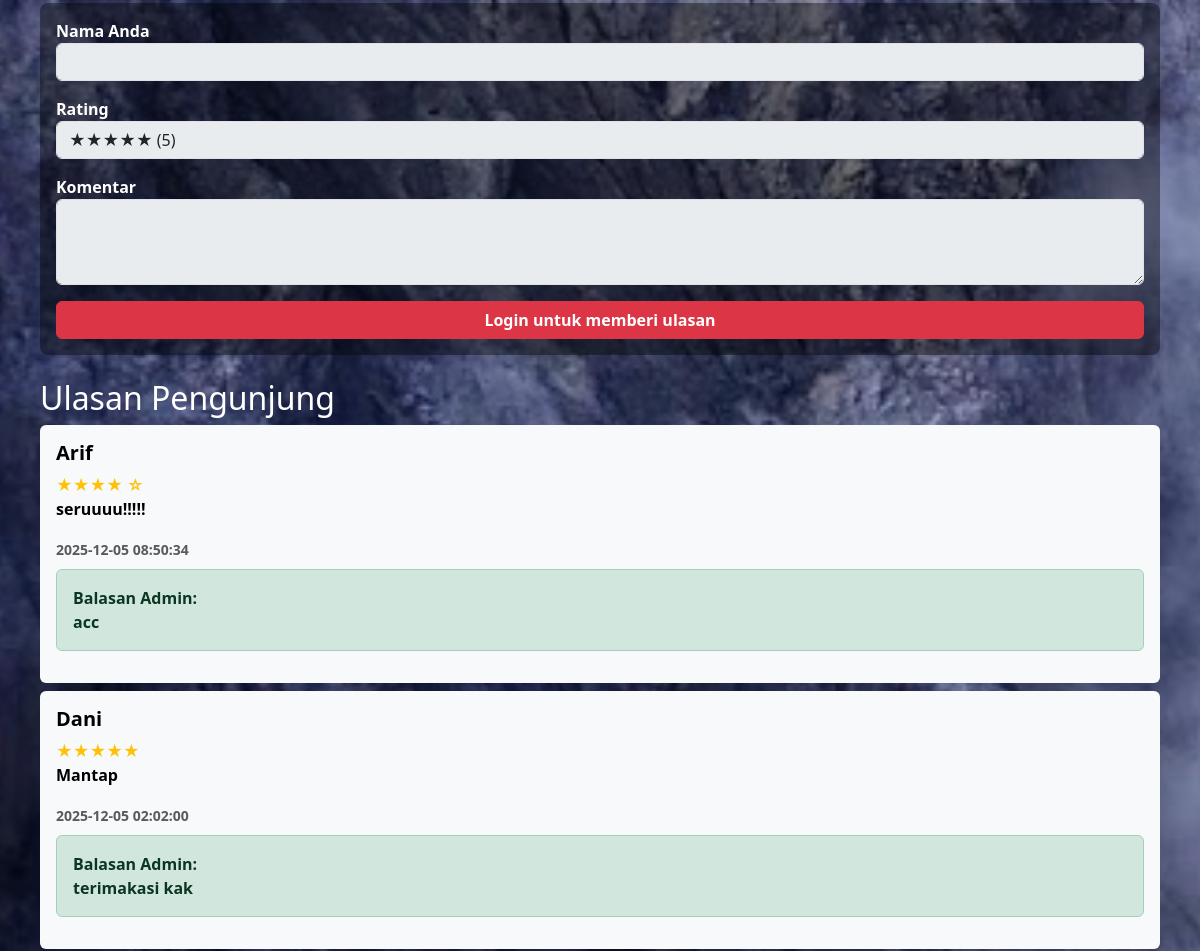
Page /destinasi/bromo.php (middle part) on the earlier database version.
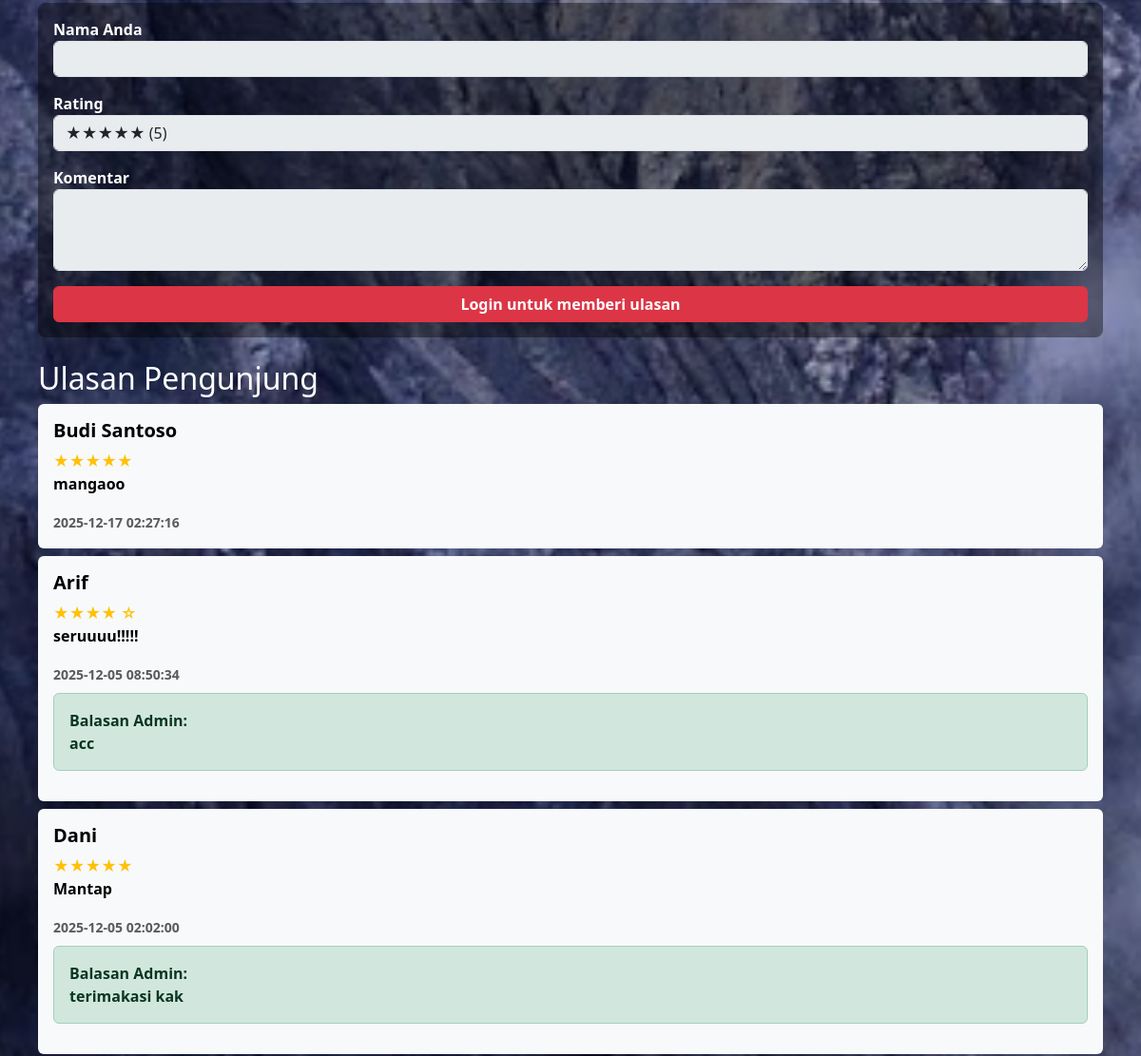
Same page on the later database version.
### tables this page shows
CREATE TABLE `reviews` (
  `id` int(11) NOT NULL,
  `kota` varchar(100) NOT NULL,
  `nama` varchar(100) NOT NULL,
  `rating` int(11) NOT NULL,
  `komentar` text NOT NULL,
  `created_at` timestamp NOT NULL DEFAULT current_timestamp(),
  `tempat` varchar(100) NOT NULL,
  `balasan_admin` text DEFAULT NULL
);

### destinasi/bromo.php (the view, shortened to what this page needs)
<?php
include '../koneksi.php';
$tempat = "bromo";
$isLogin = isset($_SESSION['user_id']);
$namaUser = $isLogin ? $_SESSION['username'] : "";
$reviews = [];
$result = $conn->query("SELECT * FROM reviews WHERE tempat='$tempat' ORDER BY id DESC");
while ($row = $result->fetch_assoc()) {
    $reviews[] = $row;
}
?>
<!DOCTYPE html>
<html lang="id">
<head>
<link href="https://cdn.jsdelivr.net/npm/bootstrap@5.3.3/dist/css/bootstrap.min.css" rel="stylesheet">
<link rel="stylesheet" href="../style.css">
<link rel="stylesheet" href="../assets/style.css">
<link rel="stylesheet" href="../assets/dashboard_home.css">
<link rel="stylesheet" href="../assets/footer2.css">
<link rel="stylesheet" href="https://cdnjs.cloudflare.com/ajax/libs/font-awesome/6.5.1/css/all.min.css">
<link rel="stylesheet" href="https://unpkg.com/leaflet/dist/leaflet.css" />
</head>
<body>
<?php
$isLogin = isset($_SESSION['user_id']) || isset($_SESSION['admin_id']);
?>
<main class="main-content">
<form action="" method="POST" class="p-3 rounded-3" style="background: rgba(0,0,0,0.4);">
    <div class="mb-3">
        <label class="text-white">Nama Anda</label>
        <input type="text" class="form-control" value="<?= $isLogin ? htmlspecialchars($namaUser) : '' ?>" disabled>
    </div>
    <div class="mb-3">
        <label class="text-white">Rating</label>
        <select name="rating" class="form-control" <?= $isLogin ? '' : 'disabled' ?>>
            <option value="5">★★★★★ (5)</option>
        </select>
    </div>
    <div class="mb-3">
        <label class="text-white">Komentar</label>
        <textarea name="komentar" class="form-control" rows="3" <?= $isLogin ? '' : 'disabled' ?>></textarea>
    </div>
    <?php if ($isLogin): ?>
        <button type="submit" name="submit_review" class="btn btn-warning fw-bold w-100">Kirim Ulasan</button>
    <?php else: ?>
        <a href="../login.php" class="btn btn-danger fw-bold w-100">Login untuk memberi ulasan</a>
    <?php endif; ?>
</form>
<section class="review-section mt-4">
    <h2 class="review-title text-white">Ulasan Pengunjung</h2>
    <?php if (count($reviews) === 0): ?>
        <p class="text-white">Belum ada ulasan. Jadilah yang pertama!</p>
    <?php else: ?>
       <?php foreach ($reviews as $r): ?>
    <div class="review-card bg-light p-3 mb-2 rounded">
        <h5 style="color: #000; font-weight: 600;">
            <?= htmlspecialchars($r['nama']) ?>
        </h5>
        <div class="review-stars text-warning">
            <?= str_repeat("★", $r['rating']); ?>
            <?= str_repeat("☆", 5 - $r['rating']); ?>
        </div>
        <p style="color: #000;">
            <?= nl2br(htmlspecialchars($r['komentar'])) ?>
        </p>
        <small class="text-muted"><?= $r['created_at'] ?></small>
        <?php if (!empty($r['balasan_admin'])): ?>
    <div class="alert alert-success mt-2">
        <strong>Balasan Admin:</strong><br>
        <?= nl2br(htmlspecialchars($r['balasan_admin'])) ?>
    </div>
<?php endif; ?>
    </div>
<?php endforeach; ?>
    <?php endif; ?>
</section>
</main>
</body>
</html>

Differences in the rows shown:
added reviews: nama "Budi Santoso", rating "★★★★★", komentar "mangaoo", created_at "2025-12-17 02:27:16"
